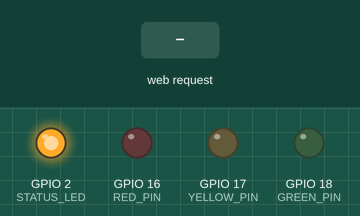
Bench run of a sketch on a simulated ESP32. On the bench: output pins drawn as LEDs (lit = HIGH). The inputs (shaded band) are chosen by the test bench. WiFi joins after 1.5 s; servers stay silent unless stated; what the sketch prints to the serial monitor is not drawn.

Above: at 2.7 s.
2.8 s: HTTP request GET /command?cmd=R received
At 3.3 s:
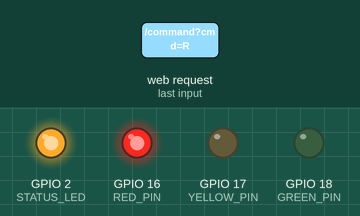
4.3 s: HTTP request GET /command?cmd=Y received
At 5.5 s:
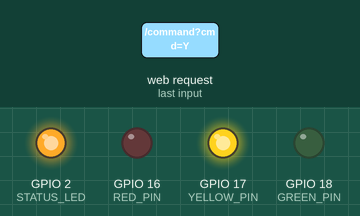
5.8 s: HTTP request GET /command?cmd=G received
At 6.7 s:
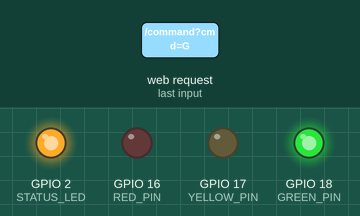
7.3 s: HTTP request GET /command received
At 7.9 s:
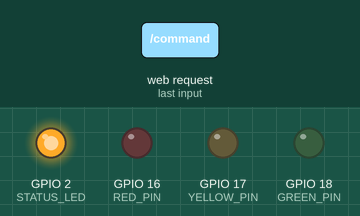
Timing chart, 0 to 9.8 s (numbered marks = the images above; inputs shaded):
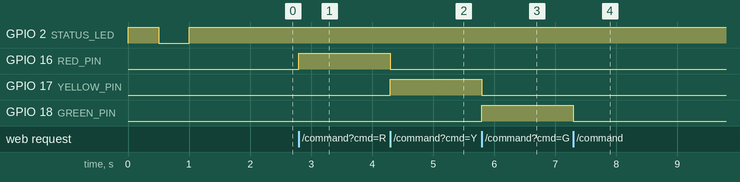

Measured:
- after the input at 2.8 s, GPIO 16 (RED_PIN): LOW → HIGH at once
- after the input at 4.3 s, GPIO 16 (RED_PIN): HIGH → LOW at once; GPIO 17 (YELLOW_PIN): LOW → HIGH at once
- after the input at 5.8 s, GPIO 17 (YELLOW_PIN): HIGH → LOW at once; GPIO 18 (GREEN_PIN): LOW → HIGH at once
- after the input at 7.3 s, GPIO 18 (GREEN_PIN): HIGH → LOW at once

The sketch:

TrafficLight_test.ino
```cpp
#include <WiFi.h>
#include <WebServer.h>

#define RED_PIN 16
#define YELLOW_PIN 17
#define GREEN_PIN 18
#define STATUS_LED 2  // 보통 내장 LED

const char* ssid = "AIE_509_2.4G";       // Wi-Fi SSID
const char* password = "addinedu_class1"; // Wi-Fi 비밀번호

WebServer server(80);

void handleRoot() {
  server.send(200, "text/plain", "ESP32 Traffic Light Ready");
}

void handleCommand() {
  String cmd = server.arg("cmd");

  // 모든 불 OFF
  digitalWrite(RED_PIN, LOW);
  digitalWrite(YELLOW_PIN, LOW);
  digitalWrite(GREEN_PIN, LOW);

  // 선택된 불 ON
  if (cmd == "R") digitalWrite(RED_PIN, HIGH);
  else if (cmd == "Y") digitalWrite(YELLOW_PIN, HIGH);
  else if (cmd == "G") digitalWrite(GREEN_PIN, HIGH);

  server.send(200, "text/plain", "OK");
}

void setup() {
  Serial.begin(115200);

  // 핀 모드 설정
  pinMode(RED_PIN, OUTPUT);
  pinMode(YELLOW_PIN, OUTPUT);
  pinMode(GREEN_PIN, OUTPUT);
  pinMode(STATUS_LED, OUTPUT);

  // Wi-Fi 연결 시도
  WiFi.begin(ssid, password);
  while (WiFi.status() != WL_CONNECTED) {
    digitalWrite(STATUS_LED, !digitalRead(STATUS_LED)); // 깜빡임
    delay(500);
  }

  // Wi-Fi 연결 성공
  digitalWrite(STATUS_LED, HIGH);
  Serial.println(WiFi.localIP());

  // 서버 설정
  server.on("/", handleRoot);
  server.on("/command", handleCommand);
  server.begin();
}

void loop() {
  server.handleClient();
}
```
